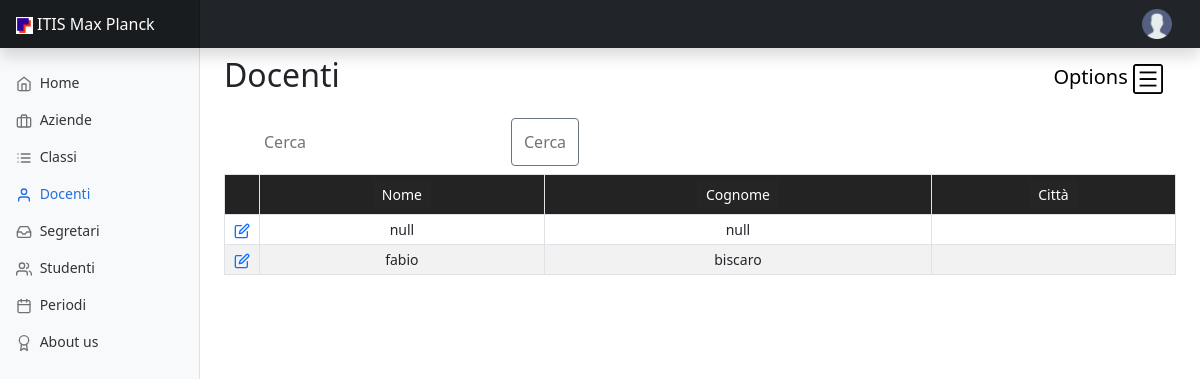
/docenti.php (signed in), run on an earlier commit of the app's database.
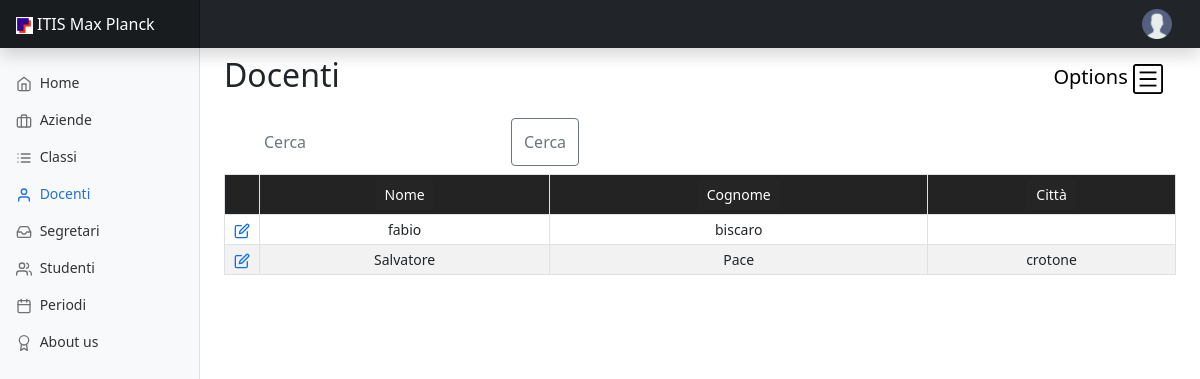
And on a later commit of the database.
### tables this page shows
CREATE TABLE `persona_ruolo` (
  `idruolo` int NOT NULL,
  `idpersona` int NOT NULL
);

CREATE TABLE `persona` (
  `id` int NOT NULL,
  `nome` varchar(80) NOT NULL,
  `cognome` varchar(80) NOT NULL,
  `datanascita` date DEFAULT NULL,
  `codicefiscale` varchar(16) NOT NULL,
  `sesso` char(1) NOT NULL,
  `cellulare` varchar(13) NOT NULL,
  `login` varchar(100) DEFAULT NULL,
  `password` varchar(100) DEFAULT NULL,
  `al_matricola` varchar(20) DEFAULT NULL,
  `al_cittadinanza` varchar(30) DEFAULT NULL,
  `cap` varchar(5) DEFAULT NULL,
  `telefono` varchar(20) DEFAULT NULL,
  `email` varchar(100) NOT NULL,
  `indirizzo` varchar(100) DEFAULT NULL,
  `residenza` varchar(100) DEFAULT NULL,
  `provincia` varchar(2) DEFAULT NULL,
  `tut_idazienda` int DEFAULT NULL
);

### docenti.php (the view, shortened to what this page needs)
<!doctype html>
<html lang="en">
  <head>
    <?php require("Include/head.php");?>
  </head>
  <body>
<?php require("Include/navbar.php")?>
<div class="container-fluid">
  <div class="row">
    <?php require("Include/menu.php");?>
	<?php
    function generaTabella($result)
    {
        echo '<div class="justify-content-center">';
            echo '<table class="table table-striped table-bordered table-sm table-responsive" style="text-align:center">';
                echo '<tr bgcolor="#252526">';
                echo '<th style="width: 3.66%"></th>';
                echo '<th ><input class="btn btn-sm" style="background-color:#252526; color:#ffffff" type="submit" name="ordinaNome" value="Nome"/></th>';
                echo '<th ><input class="btn btn-sm" style="background-color:#252526; color:white" type="submit" name="ordinaCognome" value="Cognome"/></th>';
                echo '<th ><input class="btn btn-sm" style="background-color:#252526; color:white" type="submit" name="ordinaCitta" value="Città"/></th>';
                echo "</tr>";
                if ($result->num_rows > 0) {
                    while ($row = $result->fetch_assoc()) {
                        echo '<td><a href="docenti-dettaglio.php?id='.htmlspecialchars($row["id"]).'"><span data-feather="edit"></span></a></td>';
                        echo '<td>' . htmlspecialchars($row["nome"]) . '</td>';
                        echo '<td>' . htmlspecialchars($row["cognome"]) . '</td>';
                        echo '<td>' . htmlspecialchars($row["residenza"]) . '</td>';
                    }
                }
            echo "</table>";
        echo '</div>';
    }
    ?>
    <?php
    if (!isset($_POST["submit"])) {
    ?>
    <main class="col-md-9 ms-sm-auto col-lg-10 px-md-4">
    <nav class="navbar">
                <h1 class="h2">Docenti</h1>
                <button class="navbar-toggler" type="button" data-bs-toggle="offcanvas" data-bs-target="#offcanvasNavbar" aria-controls="offcanvasNavbar">
                    Options
                    <span class="navbar-toggler-icon" style="background-image: url('Images/option_icon.png');"></span>
                </button>
            </nav>
	  <div>
            <nav class="navbar">
                <div class="container-fluid">
                    <form class="d-flex" method="POST" action="<?php $_SERVER["PHP_SELF"]; ?>">
                        <input class="form-control" name="testocerca" type="text" placeholder="Cerca" aria-label="Cerca">
                        <button class="btn btn-outline-secondary" type="submit" name="cerca">Cerca</button>
                    </form>
                </div>
            </nav>
        </div>
		<?php
        if (isset($_POST["ordinaNome"])) {
            $_SESSION['varOrNome'] += 1;
            $_SESSION["varOrCog"] = 0;
            $_SESSION["varOrCitta"] = 0;
            if ($_SESSION['varOrNome'] % 2 == 0) {
                $sql = "Select * from persona join persona_ruolo on id=idpersona and idruolo = 2 order by nome DESC";
            } else {
                $sql = "Select * from persona join persona_ruolo on id=idpersona and idruolo = 2 order by nome ASC";
            }
            $result = $conn->query($sql);
            generaTabella($result);
        } else if (!isset($_POST["cerca"])) {
            $sql = 'select * from persona join persona_ruolo on id=idpersona and idruolo = 2';
            $result = $conn->query($sql);
            generaTabella($result);
        } else if (isset($_POST["cerca"])) {
            $_SESSION["sessCerca"] = $_POST["testocerca"];
            $sql = cerca($_POST["testocerca"]);
            $result = $conn->query($sql);
            generaTabella($result);
        }
    }
        ?>
        </div>
        </div>
  </body>
</html>

What changed in the data, as far as the page shows it:
no longer on this page (row unchanged): persona_ruolo: idpersona.nome "null", idpersona.cognome "null"
added persona_ruolo: idpersona.nome "Salvatore", idpersona.cognome "Pace", idpersona.residenza "crotone"
